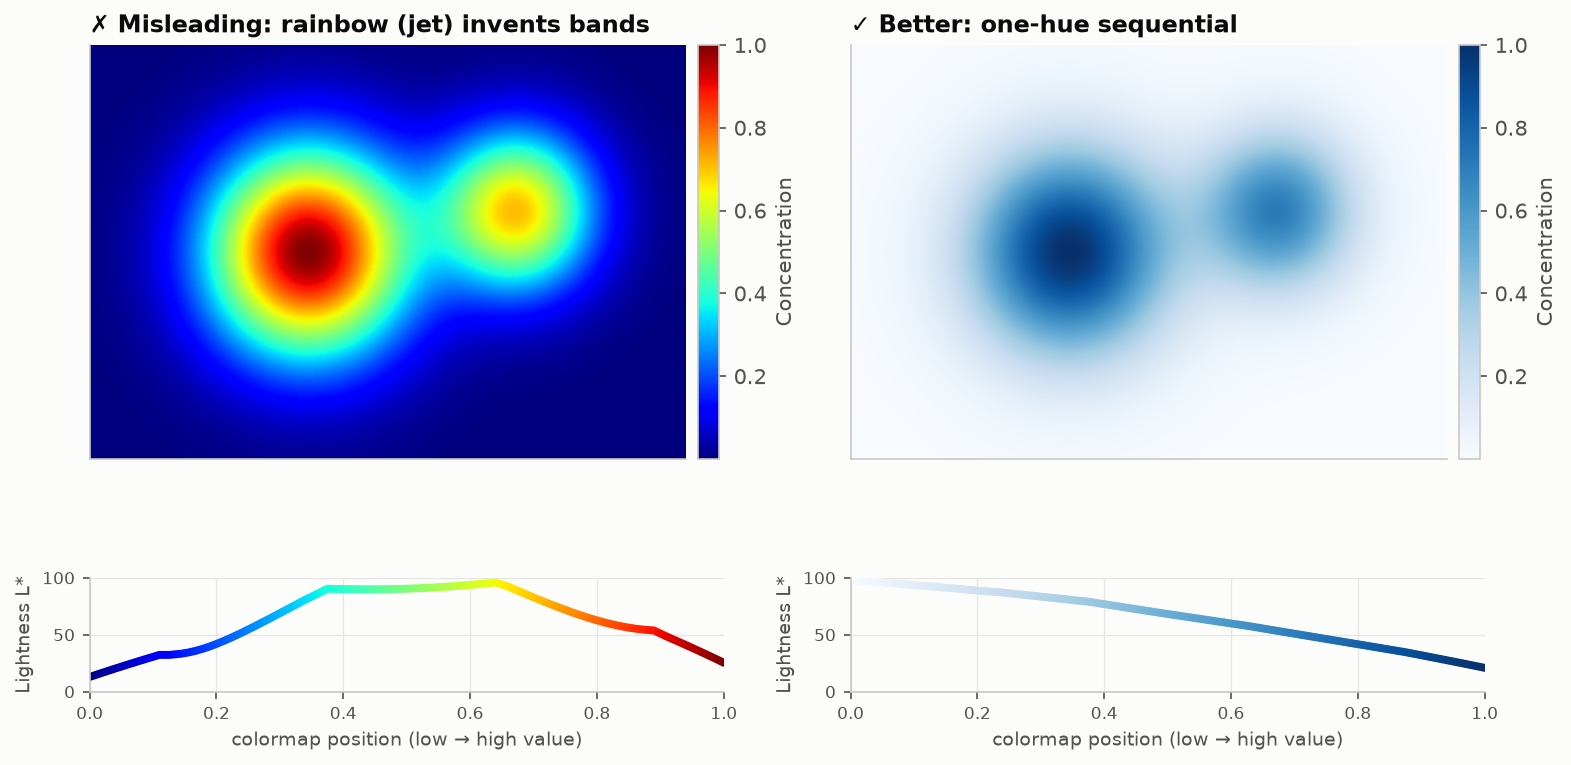

Here is the Python script that generated this plot:
"""
Rainbow Colormap vs. One-Hue Sequential  -  family: Bad vs. good

DESIGN PURPOSE
Rainbow colormaps such as jet do not change lightness evenly. They brighten to
yellow and cyan and darken at blue and red, so the eye sees sharp "bands" and
boundaries that are not in the data, while real gradients get flattened. They
also have no intuitive low-to-high order and fail for color-blind readers and
in grayscale print.

WHEN TO USE
  - Use a one-hue sequential map (light = low, dark = high) for continuous
    magnitude
  - Use a two-hue diverging map with a neutral midpoint when the data has a
    meaningful center

AVOID WHEN
  - Default "jet", "rainbow", "hsv" or "spectral" maps on heatmaps, surfaces
    and choropleths
  - Any map where lightness does not increase monotonically

ALTERNATIVES
  - One-hue sequential (Blues, Greens, Oranges)
  - Perceptually uniform multi-hue (viridis, cividis) when you need more steps
  - Diverging (RdBu) for data around a midpoint

EXAMPLE
A smooth synthetic field (two overlapping Gaussian bumps), like a dose or
concentration map.

Run:  python rainbow_colormap.py
"""
import sys
from pathlib import Path

import numpy as np
import pandas as pd
import matplotlib.pyplot as plt

# Library style: categorical colors in fixed order, recessive axes, hairline grid.
PALETTE = ["#2a78d6", "#eb6834", "#1baf7a", "#eda100",
           "#e87ba4", "#008300", "#6250d6", "#e34948"]
SEQ_CMAP = "Blues"      # sequential: one hue, light -> dark
DIV_CMAP = "RdBu_r"     # diverging: two opposite hues, neutral midpoint
GRAY = "#b8b7b1"        # de-emphasised marks
plt.rcParams.update({
    "figure.figsize": (8, 4.8), "figure.dpi": 110, "figure.facecolor": "#fcfcfb",
    "axes.facecolor": "#fcfcfb", "axes.edgecolor": "#c9c8c3", "axes.linewidth": 0.8,
    "axes.spines.top": False, "axes.spines.right": False,
    "axes.grid": True, "grid.color": "#e6e5e1", "grid.linewidth": 0.6, "axes.axisbelow": True,
    "axes.prop_cycle": plt.cycler(color=PALETTE),
    "axes.titlesize": 13, "axes.titleweight": "bold", "axes.titlelocation": "left",
    "axes.labelcolor": "#52514e", "xtick.color": "#52514e", "ytick.color": "#52514e",
    "text.color": "#0b0b0b", "font.size": 10, "lines.linewidth": 2,
    "legend.frameon": False,
})

# --- Example data ------------------------------------------------------------
x, y = np.meshgrid(np.linspace(-3, 3, 300), np.linspace(-2, 2, 200))
z = np.exp(-((x + 0.8) ** 2 + y ** 2)) + 0.7 * np.exp(-((x - 1.3) ** 2 + (y - 0.4) ** 2) / 0.6)


def lightness(cmap, n=256):
    """CIE L* (0 = black, 100 = white) of each color in a colormap."""
    rgb = plt.get_cmap(cmap)(np.linspace(0, 1, n))[:, :3]
    lin = np.where(rgb <= 0.04045, rgb / 12.92, ((rgb + 0.055) / 1.055) ** 2.4)
    Y = lin @ np.array([0.2126, 0.7152, 0.0722])
    f = np.where(Y > (6 / 29) ** 3, np.cbrt(Y), Y / (3 * (6 / 29) ** 2) + 4 / 29)
    return 116 * f - 16


pd.Series({"field min": z.min(), "field max": z.max()}).round(3)

# --- Plot --------------------------------------------------------------------
fig = plt.figure(figsize=(12, 5.6))
gs = fig.add_gridspec(2, 2, height_ratios=[4, 1.1], hspace=0.45)
for col, (cmap, title) in enumerate([("jet", "✗ Misleading: rainbow (jet) invents bands"),
                                     (SEQ_CMAP, "✓ Better: one-hue sequential")]):
    ax = fig.add_subplot(gs[0, col])
    im = ax.imshow(z, cmap=cmap, origin="lower", extent=(-3, 3, -2, 2), aspect="auto")
    ax.set_title(title, fontsize=11.5)
    ax.set_xticks([]); ax.set_yticks([]); ax.grid(False)
    fig.colorbar(im, ax=ax, fraction=0.04, pad=0.02, label="Concentration")
    lax = fig.add_subplot(gs[1, col])
    L = lightness(cmap)
    lax.scatter(np.linspace(0, 1, 256), L, c=np.linspace(0, 1, 256), cmap=cmap, s=8)
    lax.set_ylim(0, 100); lax.set_xlim(0, 1)
    lax.set_ylabel("Lightness L*", fontsize=9)
    lax.set_xlabel("colormap position (low → high value)", fontsize=9)
    lax.tick_params(labelsize=8)

# --- Save / show -------------------------------------------------------------
out = Path(__file__).with_name(Path(__file__).stem + ".png")
fig.savefig(out, dpi=150, bbox_inches="tight")
print(f"saved {out}")
if "--no-show" not in sys.argv:
    plt.show()
